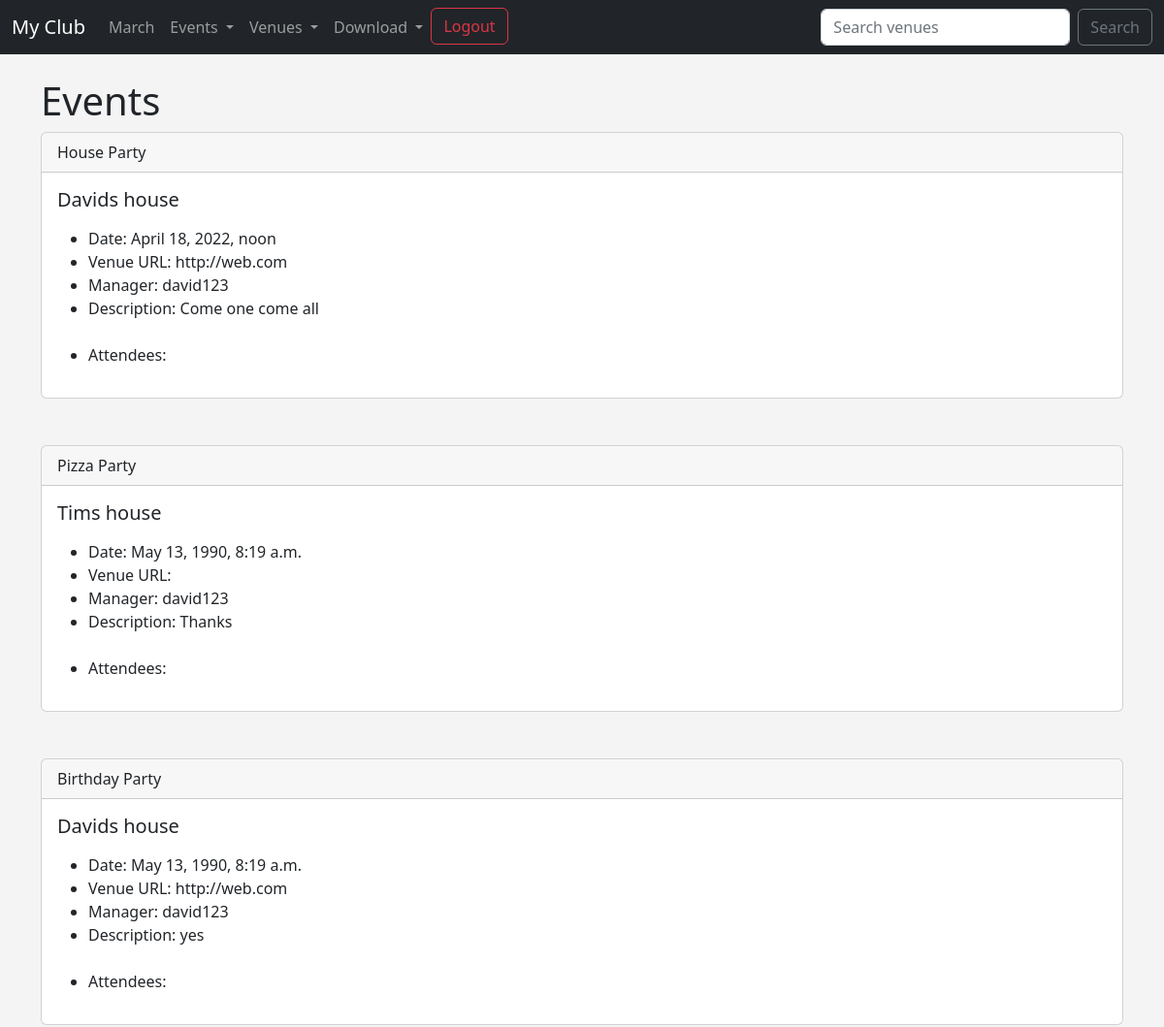
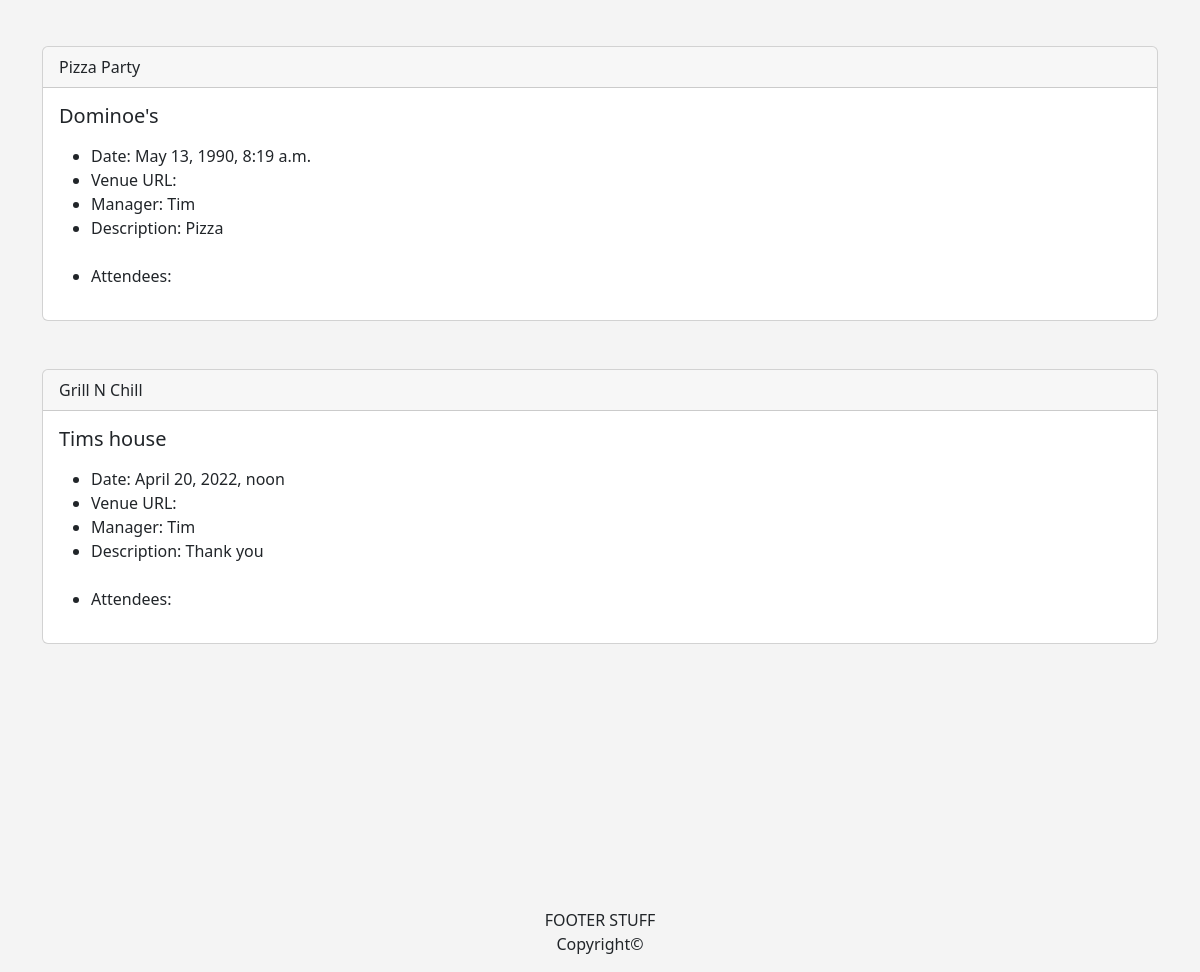
/events/ (signed in), run on the app's committed database (2 pictures, top to bottom).
### events/models.py (models this page shows)
class Event(models.Model):
    name = models.CharField('Event Name', max_length=120)
    event_date = models.DateTimeField('Event Date')
    venue = models.ForeignKey(Venue, blank=True, null=True, on_delete=models.CASCADE)
    manager = models.ForeignKey(User, blank=True, null=True, on_delete=models.SET_NULL)
    description = models.TextField(blank=True)
    attendees = models.ManyToManyField(MyClubUser, blank=True)
    def __str__(self):
        return self.name

class Venue(models.Model):
    name = models.CharField('Event Name', max_length=120)
    address = models.CharField('Address', max_length=300)
    zip_code = models.CharField('Zip Code', max_length=10)
    phone = models.CharField('Contact Phone', blank=True, max_length=25)
    web = models.URLField('Website Address', blank=True)
    email_address = models.EmailField('Email Address', blank=True)
    owner = models.IntegerField('Venue Owner', blank=False, default=1)
    def __str__(self):
        return self.name

### events/views.py (the view)
# urls.py: path('events/', views.all_events, name='events_list'),
def all_events(request):
    event_list = Event.objects.all()
    return render(request, 'events/events_list.html',
            {'event_list': event_list})

### events/templates/events/events_list.html (shortened to what this page needs)
{% extends 'events/base.html' %}
{% block content %}
<h1>Events</h1>
{% for event in event_list %}
<div class="card">
  <div class="card-header">
            {{ event }}</td>
  </div>
  <div class="card-body">
    <h5 class="card-title">{{ event.venue }}</h5>
    <p class="card-text">
        <ul>
            <li>Date: {{ event.event_date }} </li>
            <li>Venue URL: {{ event.venue.web }} </li>
            <li> Manager: {{ event.manager }} </li>
            <li>Description: {{ event.description }} </li>
            <br/>
            <li>Attendees:</li>
        </ul>
    </p>
  </div>
</div>
<br/>
<br/>
{% endfor %}
{% endblock content %}

### events/templates/events/base.html (style rules this page uses)
body { background: #f4f4f4; }

### data on the page
Event: name "House Party", venue "Davids house", event_date "April 18, 2022, noon", venue.web "http://web.com", manager "david123", description "Come one come all"
Event: name "Pizza Party", venue "Tims house", event_date "May 13, 1990, 8:19 a.m.", manager "david123", description "Thanks"
Event: name "Birthday Party", venue "Davids house", event_date "May 13, 1990, 8:19 a.m.", venue.web "http://web.com", manager "david123", description "yes"
Event: name "Pizza Party", venue "Dominoe's", event_date "May 13, 1990, 8:19 a.m.", manager "Tim", description "Pizza"
Event: name "Grill N Chill", venue "Tims house", event_date "April 20, 2022, noon", manager "Tim", description "Thank you"
